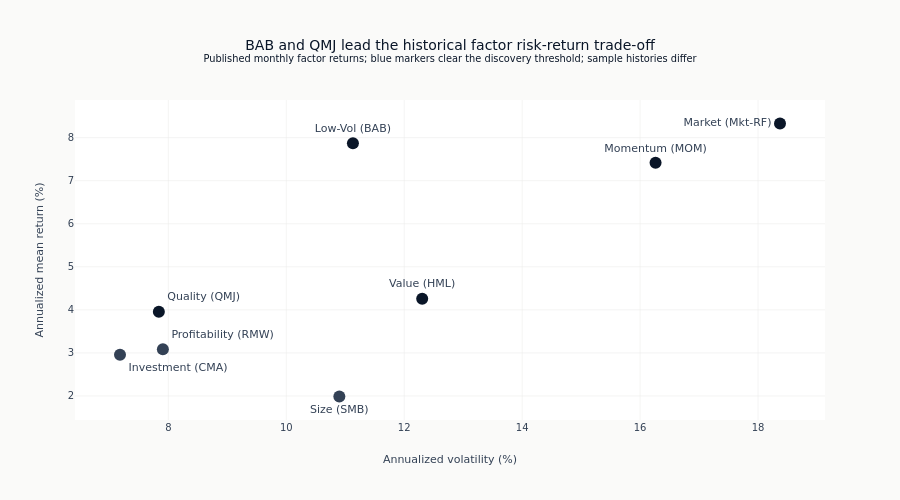

The notebook cell saved with this chart:
### Markdown cell above
A labeled risk-return map replaces the redundant summary dump. Comparisons remain
historical and descriptive because factor histories begin on different dates.

### Code cell
fig = go.Figure(
    go.Scatter(
        x=summary_df["Ann. Volatility"] * 100,
        y=summary_df["Ann. Return"] * 100,
        mode="markers+text",
        text=summary_df.index,
        textposition=[label_positions[label] for label in summary_df.index],
        marker=dict(
            size=12,
            color=[
                COLORS["blue"] if value > DISCOVERY_T_THRESHOLD else COLORS["neutral"]
                for value in summary_df["t-statistic"]
            ],
        ),
        customdata=summary_df[["Sharpe Ratio", "t-statistic", "Max Drawdown", "Period"]],
        hovertemplate=(
            "<b>%{text}</b><br>Annualized return: %{y:.1f}%<br>Annualized volatility: "
            "%{x:.1f}%<br>Sharpe: %{customdata[0]:.2f}<br>Mean t (NW): "
            "%{customdata[1]:.2f}<br>Max drawdown: %{customdata[2]:.1%}<br>Period: "
            "%{customdata[3]}<extra></extra>"
        ),
    )
)
fig.update_layout(
    title=(
        "BAB and QMJ lead the historical factor risk-return trade-off"
        "<br><sup>Published monthly factor returns; blue markers clear the discovery "
        "threshold; "
        "sample histories differ</sup>"
    ),
    xaxis_title="Annualized volatility (%)",
    yaxis_title="Annualized mean return (%)",
    height=500,
    margin=dict(l=75, r=75, b=80),
    showlegend=False,
)
fig.show()

### Figure 1 — Plotly figure (JSON) as saved in the notebook; plotly's stock layout.template omitted (floating-point values rounded to 4 significant figures)
{"data": [{"customdata": [[0.4534, 4.394, -0.8463, "1926-2026"], [0.3462, 3.139, -0.5778, "1926-2026"], [0.1823, 1.755, -0.5492, "1926-2026"], [0.456, 4.685, -0.7844, "1927-2026"], [0.3901, 2.859, -0.4179, "1963-2026"], [0.4121, 2.878, -0.2763, "1963-2026"], [0.5049, 3.683, -0.2934, "1957-2026"], [0.7072, 5.68, -0.5465, "1930-2026"]], "hovertemplate": "<b>%{text}</b><br>Annualized return: %{y:.1f}%<br>Annualized volatility: %{x:.1f}%<br>Sharpe: %{customdata[0]:.2f}<br>Mean t (NW): %{customdata[1]:.2f}<br>Max drawdown: %{customdata[2]:.1%}<br>Period: %{customdata[3]}<extra></extra>", "marker": {"color": ["#0a1628", "#0a1628", "#334155", "#0a1628", "#334155", "#334155", "#0a1628", "#0a1628"], "size": 12}, "mode": "markers+text", "text": ["Market (Mkt-RF)", "Value (HML)", "Size (SMB)", "Momentum (MOM)", "Profitability (RMW)", "Investment (CMA)", "Quality (QMJ)", "Low-Vol (BAB)"], "textposition": ["middle left", "top center", "bottom center", "top center", "top right", "bottom right", "top right", "top center"], "type": "scatter", "x": [18.37, 12.3, 10.9, 16.26, 7.907, 7.18, 7.839, 11.13], "y": [8.329, 4.26, 1.987, 7.415, 3.085, 2.959, 3.958, 7.871]}], "layout": {"height": 500, "margin": {"b": 80, "l": 75, "r": 75}, "showlegend": false, "title": {"text": "BAB and QMJ lead the historical factor risk-return trade-off<br><sup>Published monthly factor returns; blue markers clear the discovery threshold; sample histories differ</sup>"}, "xaxis": {"title": {"text": "Annualized volatility (%)"}}, "yaxis": {"title": {"text": "Annualized mean return (%)"}}}}
